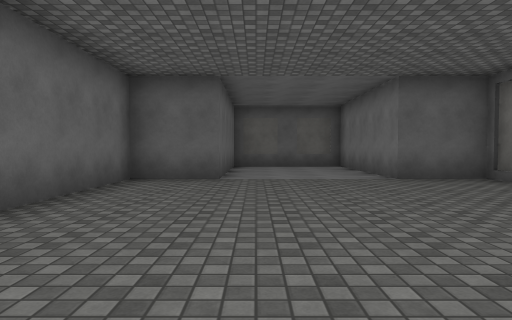
View 1 (above)

14 first-person views from a walk through a Unity game level. The camera is 1.2 m above the floor, tilts 2° down and sees 75° across. The floor is counted in squares, 2 m on a side. Each view is taken from the middle of a square. On the plan, view 1 faces up. The plan holds only what a view shows up to about 10 squares ahead; the rest is blank. The player character is not drawn. Surface patterns are stand-ins for the level's own textures.

View 2
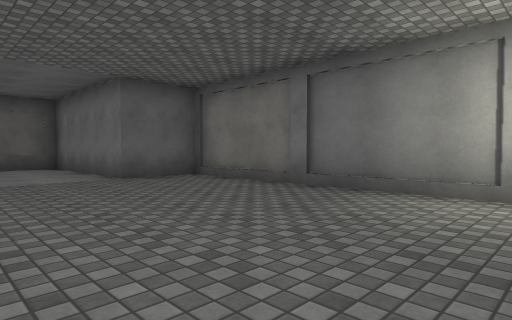

View 3
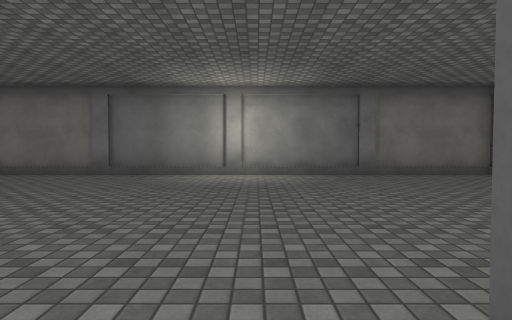

View 4
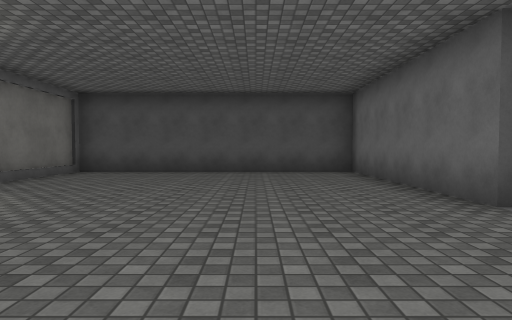

View 5
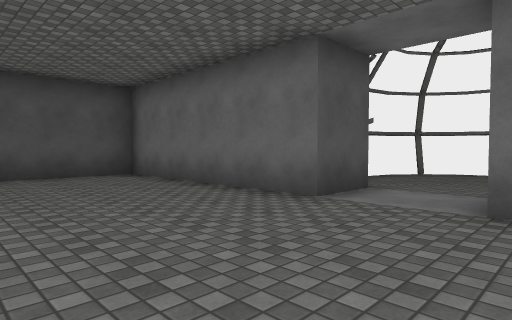

View 6
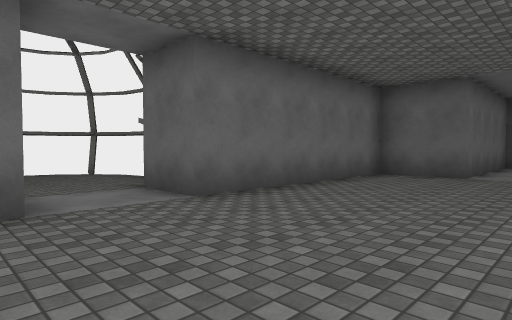

View 7
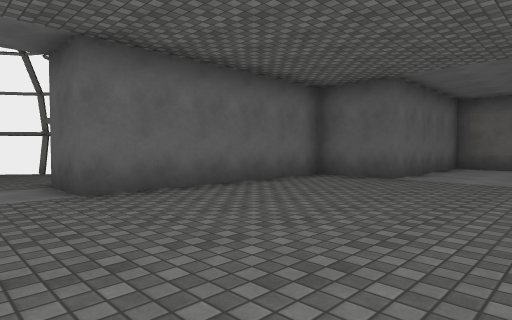

View 8
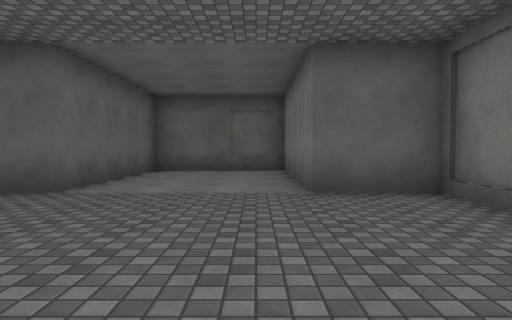

View 9
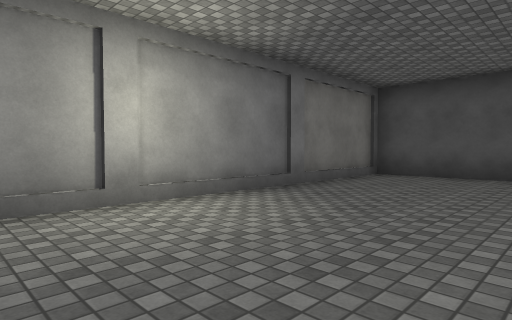

View 10
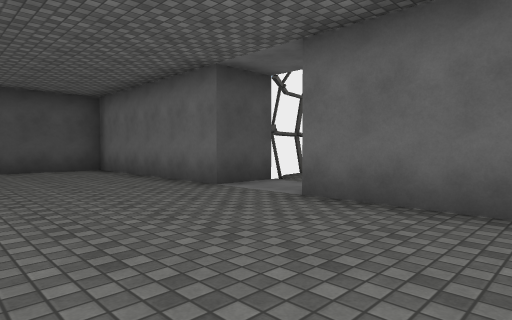

View 11
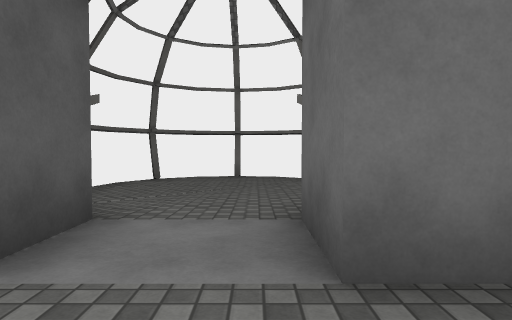

View 12
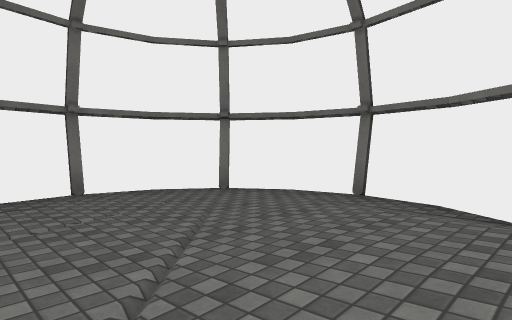

View 13
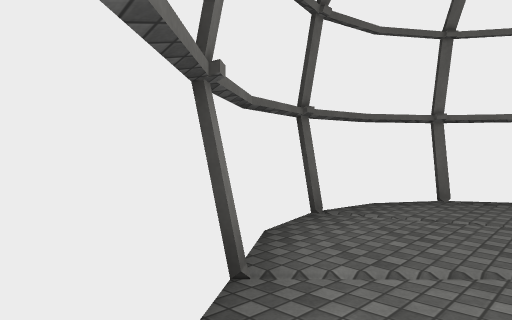

View 14
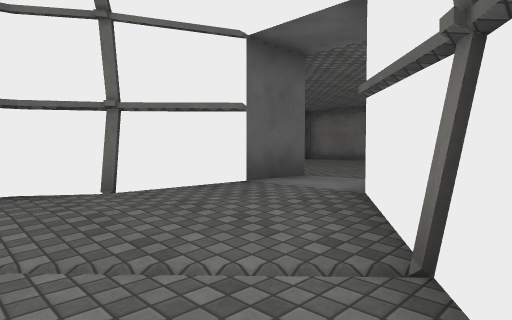

### Floor plan
Key: @ floor where view 1 was taken; # wall or solid block; . main floor; - floor 0.25 m lower than the main floor; / step, stairs or slope.
Columns run from 10 left of view 1 to 5 right of it. Each row starts with its distance up from view 1.
 11          #####
 10          #...#
  9          #...#
  8          #...#
  7        ###...###
  6        #.......#
  5        #.......#
  4   ###  #.......#
  3 ###/####.......#
  2 #---//##.......#
  1 #---...........#
  0 #----.....@....#
 -1 #---//##.......#
 -2 ###/####.......#
 -3   ###  #.......#
 -4        #.......#
 -5        #.......#
 -6        #########

Where each view was taken, in squares from view 1:
view 1: 0 up, 0 right, facing up
view 2: 0 up, 0 right, facing up-right
view 3: 0 up, 3 left, facing right
view 4: 3 up, 0 right, facing down
view 5: 2 up, 1 right, facing down-left
view 6: 1 down, 1 right, facing up-left
view 7: 0 up, 2 right, facing up-left
view 8: 2 up, 2 right, facing up
view 9: 2 up, 1 right, facing down-right
view 10: 4 up, 1 right, facing down-left
view 11: 1 up, 1 left, facing left
view 12: 1 down, 5 left, facing up-left
view 13: 0 up, 4 left, facing down-left
view 14: 2 down, 7 left, facing up-right
